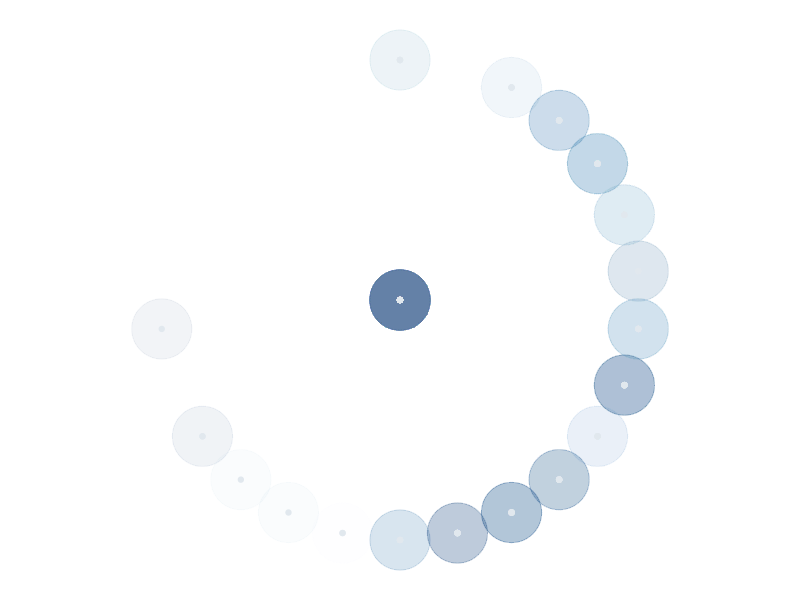
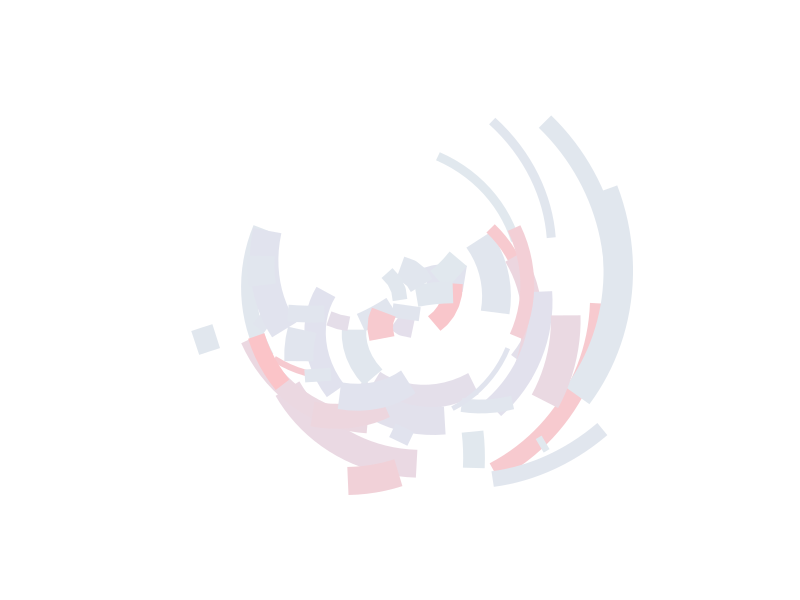
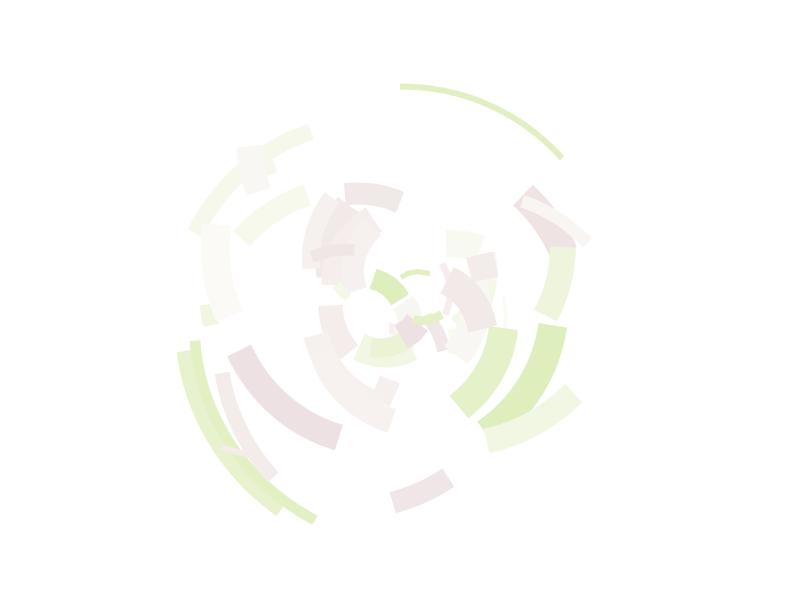
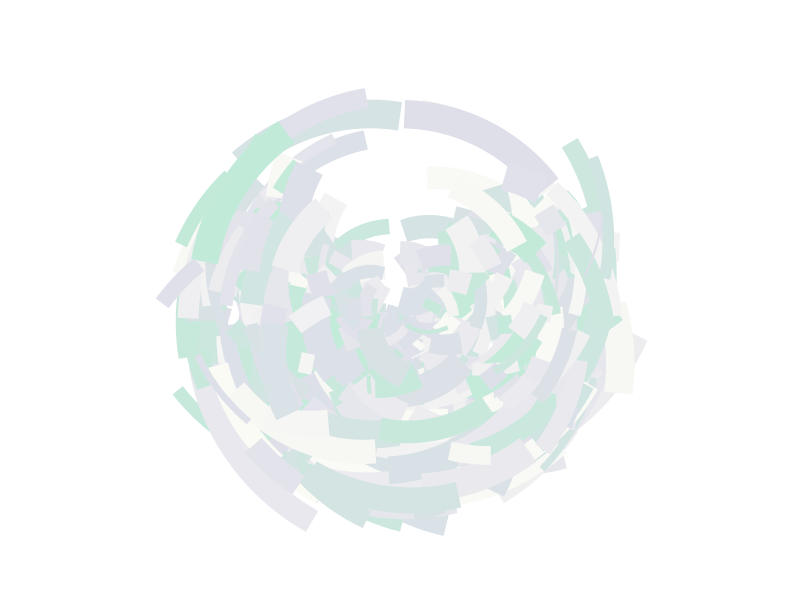

Recreate these plots in R, in order. (Note: this script raises an error after producing the figures.)
## ---- chunk 1

# read in libraries
library(ggplot2)
library(tibble)

## ---- chunk 2

mpg |>
  
  # plot cty against year and use trans variable to specify colors
  ggplot(aes(cty, year, colour = trans)) + 
  
  # remove legend, specify the size and transparency of the data points (bigger circles)
  geom_point(show.legend = FALSE, size = 20, alpha = 1/20) + 
  
  # remove legend and change the color of the smaller circles
  geom_point(show.legend = FALSE, colour = "#E1E8EE") + 
  
  # arranges data in a circular orientation
  coord_polar() + 
  
  # add a theme
  theme_void() + 
  
  # creates the blue gradient
  scale_color_brewer()

## ---- chunk 3

# create a function called polar_art
polar_art <- function(seed, n, palette) {
  
  # set the state of the random number generator
  set.seed(seed)
  
  # data frame containing random values for 
  # aesthetics we might want to use in the art
  dat <- tibble(
    x0 = runif(n),
    y0 = runif(n),
    x1 = x0 + runif(n, min = -.2, max = .2),
    y1 = y0 + runif(n, min = -.2, max = .2),
    shade = runif(n), 
    size = runif(n)
  )
  
  # plot segments in various colours, using 
  # polar coordinates and a gradient palette
  dat |> 
    ggplot(aes(
      x = x0,
      y = y0,
      xend = x1,
      yend = y1,
      colour = shade,
      size = size
    )) +
    geom_segment(show.legend = FALSE) +
    coord_polar() +
    scale_y_continuous(expand = c(0, 0)) +
    scale_x_continuous(expand = c(0, 0)) + 
    scale_colour_gradientn(colours = palette) + 
    scale_size(range = c(0, 10)) + 
    theme_void()
}

# run the function polar_art
polar_art(seed = 50, n = 50, palette = c("#E1E8EE", "#E1E2EE", "#FBC4C8")) # first try
polar_art(seed = 500, n = 50, palette = c("#DFEEBD", "#FBFBF6", "#EEE1E3")) # second try
polar_art(seed = 50, n = 500, palette = c("#C1EBD8", "#DFDFEA", "#FBFBF6")) # third try
## ---- chunk 4

polar_art_02(seed = 50, n = 50, palette = c("#E1E8EE", "#E1E2EE", "#E7E1EE", "#EDE1EE", "#D9DBEE","#CFD1EF", "#C5C8EF", "#D6E3EE", "#CADDED", "#EAC6ED", "#E39EE9"))

## ---- chunk 5
# read in libraries
library(scales)
library(ggthemes)

# sample_canva() function
sample_canva <- function(seed = NULL) {
  if(!is.null(seed)) set.seed(seed)
  sample(ggthemes::canva_palettes, 1)[[1]]
}

# call the function sample_canva() a few times to look at what output it produces
show_col(sample_canva(seed=100))
show_col(sample_canva(seed=30))
show_col(sample_canva(seed=15))

## ---- chunk 6

# create a random palette generator by writing a function called sample_named_colours() that takes n as an input argument, and then returns a sample of n colors

# define function to take in n as input argument
sample_named_colours <- function(n, seed = NULL) {
  
  # set random number generator
  set.seed(seed)
  
  # get color palette of n colors
  sample(colors(distinct = TRUE), n)
  
}

# try with the polar_art function
polar_art(seed = 50, n = 50, palette = sample_named_colours(100))

## ---- chunk 7

sample_canva_02 <- function(seed = NULL) {

  set.seed(seed)
  sample(unlist(ggthemes::canva_palettes), 4)
  
}


show_col(sample_canva_02())
show_col(sample_canva(2))


